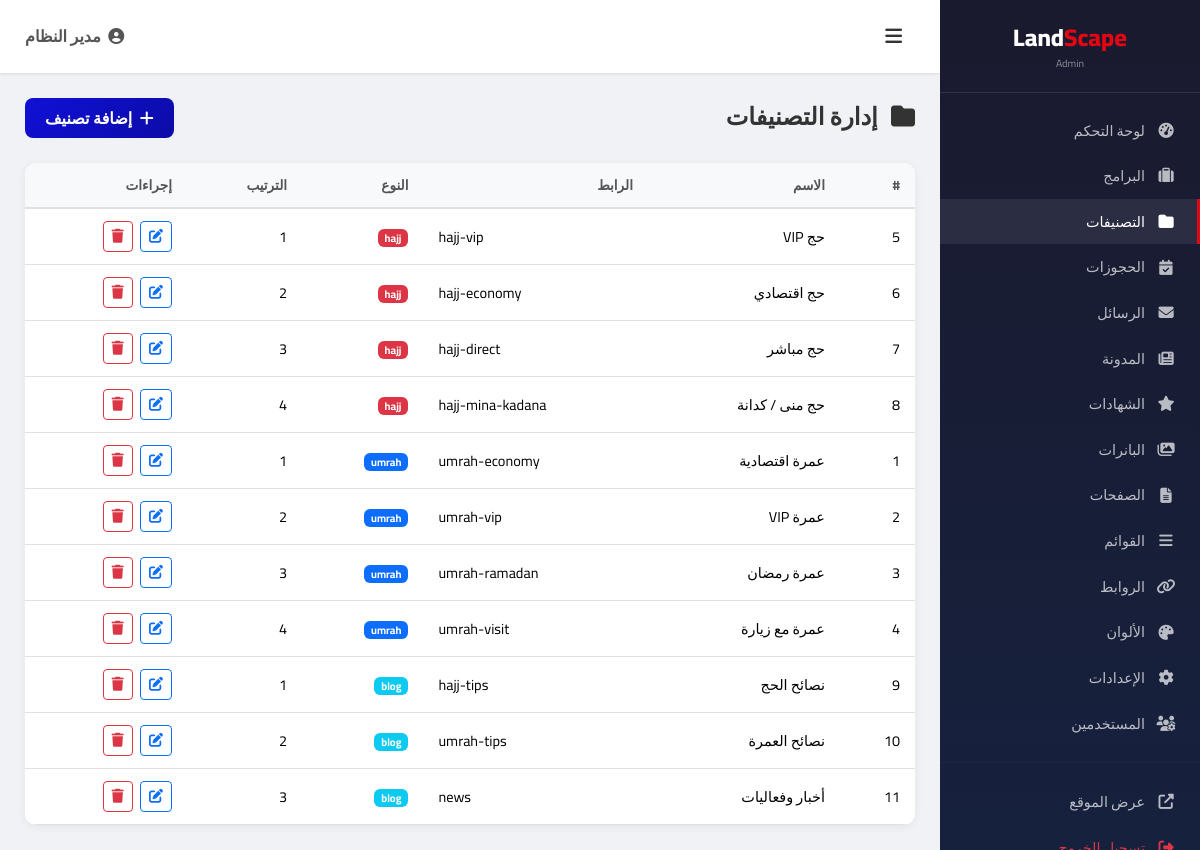
The app's page /admin/categories (signed in) with its own data.
### tables this page shows
CREATE TABLE `categories` (
    `id` INT AUTO_INCREMENT PRIMARY KEY,
    `name` VARCHAR(200) NOT NULL,
    `slug` VARCHAR(200) NOT NULL UNIQUE,
    `type` ENUM('hajj', 'umrah', 'blog') DEFAULT 'umrah',
    `description` TEXT,
    `sort_order` INT DEFAULT 0,
    `is_active` TINYINT(1) DEFAULT 1,
    `created_at` TIMESTAMP DEFAULT CURRENT_TIMESTAMP,
    `updated_at` TIMESTAMP DEFAULT CURRENT_TIMESTAMP ON UPDATE CURRENT_TIMESTAMP
);

### config/config.php (called while the page is built, shortened)
<?php
function clean(string $data): string {
    return htmlspecialchars(trim($data), ENT_QUOTES, 'UTF-8');
}

### admin/categories.php (the view, shortened to what this page needs)
<?php
$db = getDB();
$categories = $db->query("SELECT * FROM categories ORDER BY type, sort_order")->fetchAll();
include __DIR__ . '/includes/header.php';
?>
<div class="admin-page-header">
    <h4><i class="fas fa-folder me-2"></i> إدارة التصنيفات</h4>
    <button class="btn btn-admin-primary" data-bs-toggle="modal" data-bs-target="#catModal" onclick="document.getElementById('catForm').reset(); document.getElementById('catId').value=0;">
        <i class="fas fa-plus me-1"></i> إضافة تصنيف
    </button>
</div>
<div class="admin-table">
    <div class="table-responsive">
        <table class="table">
            <thead>
                <tr><th>#</th><th>الاسم</th><th>الرابط</th><th>النوع</th><th>الترتيب</th><th>إجراءات</th></tr>
            </thead>
            <tbody>
                <?php foreach ($categories as $c): ?>
                <tr>
                    <td><?= $c['id'] ?></td>
                    <td><?= clean($c['name']) ?></td>
                    <td dir="ltr"><?= clean($c['slug']) ?></td>
                    <td><span class="badge bg-<?= $c['type'] === 'hajj' ? 'danger' : ($c['type'] === 'umrah' ? 'primary' : 'info') ?>"><?= $c['type'] ?></span></td>
                    <td><?= $c['sort_order'] ?></td>
                    <td>
                        <button class="btn btn-sm btn-outline-primary me-1" onclick="editCat(<?= htmlspecialchars(json_encode($c)) ?>)"><i class="fas fa-edit"></i></button>
                        <a href="/admin/categories?delete=<?= $c['id'] ?>" class="btn btn-sm btn-outline-danger" onclick="return confirm('حذف؟')"><i class="fas fa-trash"></i></a>
                    </td>
                </tr>
                <?php endforeach; ?>
            </tbody>
        </table>
    </div>
</div>
<?php include __DIR__ . '/includes/footer.php'; ?>

### admin/includes/admin.css (style rules this page uses)
* { box-sizing: border-box; margin: 0; padding: 0; }
body { font-family: 'Cairo', sans-serif; background: #f0f2f5; color: #333; direction: rtl; }
.admin-table { background: #fff; border-radius: 12px; box-shadow: 0 2px 10px rgba(0,0,0,0.06); overflow: hidden; }
.admin-table .table { margin: 0; }
.admin-table .table th { background: #f8f9fa; font-weight: 700; font-size: 0.85rem; color: #555; border-bottom: 2px solid #dee2e6; padding: 12px 15px; }
.admin-table .table td { padding: 12px 15px; vertical-align: middle; font-size: 0.9rem; }
.admin-page-header { display: flex; justify-content: space-between; align-items: center; margin-bottom: 25px; }
.admin-page-header h4 { font-weight: 700; color: #333; margin: 0; }
.btn-admin-primary { background: linear-gradient(135deg, #1010D6, #0c0ca8); color: #fff; border: none; border-radius: 8px; padding: 8px 20px; font-weight: 600; font-family: 'Cairo', sans-serif; }

### records on screen
categories: id "5", name "حج VIP", slug "hajj-vip", type "hajj", sort_order "1"
categories: id "6", name "حج اقتصادي", slug "hajj-economy", type "hajj", sort_order "2"
categories: id "7", name "حج مباشر", slug "hajj-direct", type "hajj", sort_order "3"
categories: id "8", name "حج منى / كدانة", slug "hajj-mina-kadana", type "hajj", sort_order "4"
categories: id "1", name "عمرة اقتصادية", slug "umrah-economy", type "umrah", sort_order "1"
categories: id "2", name "عمرة VIP", slug "umrah-vip", type "umrah", sort_order "2"
categories: id "3", name "عمرة رمضان", slug "umrah-ramadan", type "umrah", sort_order "3"
categories: id "4", name "عمرة مع زيارة", slug "umrah-visit", type "umrah", sort_order "4"
categories: id "9", name "نصائح الحج", slug "hajj-tips", type "blog", sort_order "1"
categories: id "10", name "نصائح العمرة", slug "umrah-tips", type "blog", sort_order "2"
categories: id "11", name "أخبار وفعاليات", slug "news", type "blog", sort_order "3"

### other values on screen
$adminName "مدير النظام"
